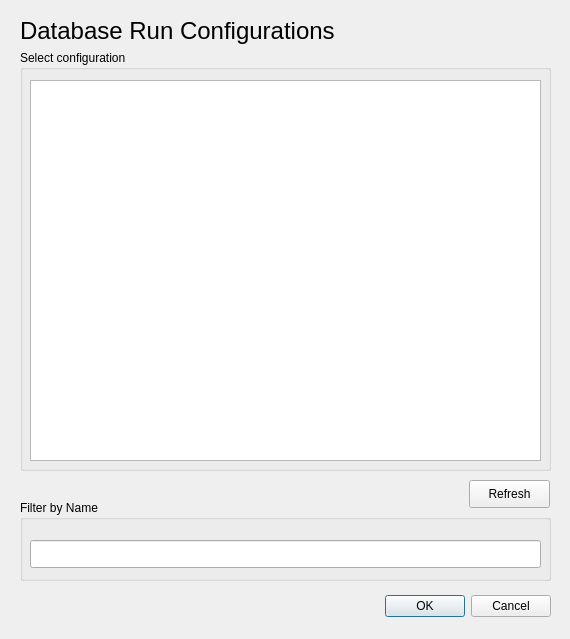
<?xml version="1.0" encoding="UTF-8"?>
<ui version="4.0">
  <class>db_dialog</class>
  <widget class="QDialog" name="db_dialog">
    <property name="geometry">
      <rect>
        <x>0</x>
        <y>0</y>
        <width>570</width>
        <height>639</height>
      </rect>
    </property>
    <property name="windowTitle">
      <string>Dialog</string>
    </property>
    <widget class="QDialogButtonBox" name="bOK">
      <property name="geometry">
        <rect>
          <x>210</x>
          <y>590</y>
          <width>341</width>
          <height>32</height>
        </rect>
      </property>
      <property name="orientation">
        <enum>Qt::Horizontal</enum>
      </property>
      <property name="standardButtons">
        <set>QDialogButtonBox::Cancel|QDialogButtonBox::Ok</set>
      </property>
    </widget>
    <widget class="QLabel" name="uiTitle">
      <property name="geometry">
        <rect>
          <x>20</x>
          <y>10</y>
          <width>450</width>
          <height>41</height>
        </rect>
      </property>
      <property name="font">
        <font>
          <pointsize>18</pointsize>
        </font>
      </property>
      <property name="text">
        <string>Database Run Configurations</string>
      </property>
    </widget>
    <widget class="QGroupBox" name="groupBox">
      <property name="geometry">
        <rect>
          <x>20</x>
          <y>500</y>
          <width>531</width>
          <height>81</height>
        </rect>
      </property>
      <property name="title">
        <string>Filter by Name</string>
      </property>
      <widget class="QLineEdit" name="tfConfigName">
        <property name="geometry">
          <rect>
            <x>10</x>
            <y>40</y>
            <width>511</width>
            <height>28</height>
          </rect>
        </property>
      </widget>
    </widget>
    <widget class="QGroupBox" name="groupBox_2">
      <property name="geometry">
        <rect>
          <x>20</x>
          <y>50</y>
          <width>531</width>
          <height>421</height>
        </rect>
      </property>
      <property name="title">
        <string>Select configuration</string>
      </property>
      <widget class="QListView" name="lvConfigurationList">
        <property name="geometry">
          <rect>
            <x>10</x>
            <y>30</y>
            <width>511</width>
            <height>381</height>
          </rect>
        </property>
      </widget>
    </widget>
    <widget class="QPushButton" name="bRefreshList">
      <property name="geometry">
        <rect>
          <x>469</x>
          <y>480</y>
          <width>81</width>
          <height>28</height>
        </rect>
      </property>
      <property name="text">
        <string>Refresh</string>
      </property>
    </widget>
    <zorder>groupBox_2</zorder>
    <zorder>bOK</zorder>
    <zorder>uiTitle</zorder>
    <zorder>groupBox</zorder>
    <zorder>bRefreshList</zorder>
  </widget>
  <resources/>
  <connections>
    <connection>
      <sender>bOK</sender>
      <signal>accepted()</signal>
      <receiver>db_dialog</receiver>
      <slot>accept()</slot>
      <hints>
        <hint type="sourcelabel">
          <x>248</x>
          <y>254</y>
        </hint>
        <hint type="destinationlabel">
          <x>157</x>
          <y>274</y>
        </hint>
      </hints>
    </connection>
    <connection>
      <sender>bOK</sender>
      <signal>rejected()</signal>
      <receiver>db_dialog</receiver>
      <slot>reject()</slot>
      <hints>
        <hint type="sourcelabel">
          <x>316</x>
          <y>260</y>
        </hint>
        <hint type="destinationlabel">
          <x>286</x>
          <y>274</y>
        </hint>
      </hints>
    </connection>
  </connections>
</ui>
